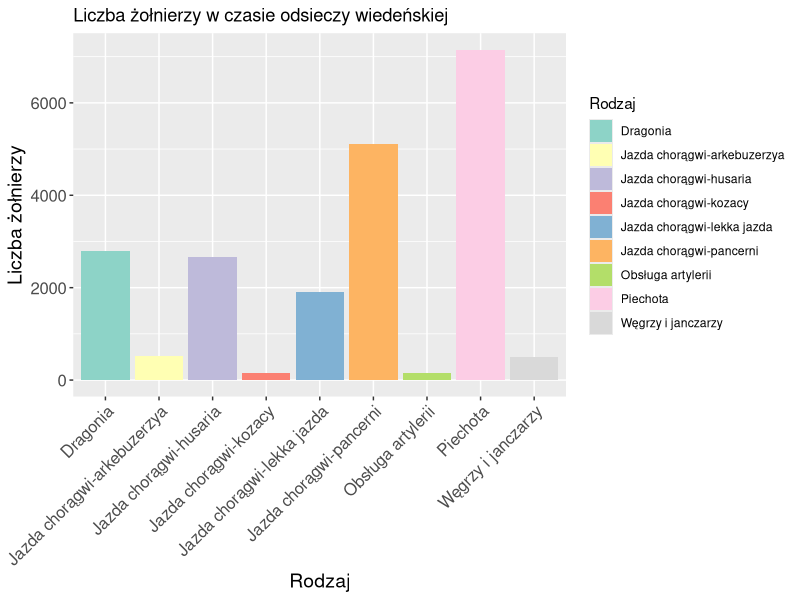

The R source for this figure:
library(ggplot2)

# Dane
dane <- data.frame(
  Rodzaj = c("Jazda chorągwi-husaria", "Jazda chorągwi-arkebuzerzya", "Jazda chorągwi-pancerni", 
             "Jazda chorągwi-lekka jazda", "Jazda chorągwi-kozacy", "Dragonia", 
             "Piechota", "Węgrzy i janczarzy", "Obsługa artylerii"),
  Liczba_jednostek = c(23, 3, 53, 26, 1, 7, 21, 3, 0),
  Liczba_żołnierzy = c(2670, 530, 5100, 1900, 150, 2800, 7150, 500, 150)
)

# Wykres
ggplot(dane, aes(x = Rodzaj, y = Liczba_żołnierzy, fill = Rodzaj)) +
  geom_bar(stat = "identity") +
  labs(title = "Liczba żołnierzy w czasie odsieczy wiedeńskiej",
       x = "Rodzaj",
       y = "Liczba żołnierzy") +
  theme(axis.text.x = element_text(angle = 45, hjust = 1, size = 12), # zmiana rozmiaru czcionki na podpisach osi x
        axis.text.y = element_text(size = 12), # zmiana rozmiaru czcionki na podpisach osi y
        axis.title = element_text(size = 14)) + # zmiana rozmiaru czcionki na podpisach osi x i y
  scale_fill_brewer(palette = "Set3")

